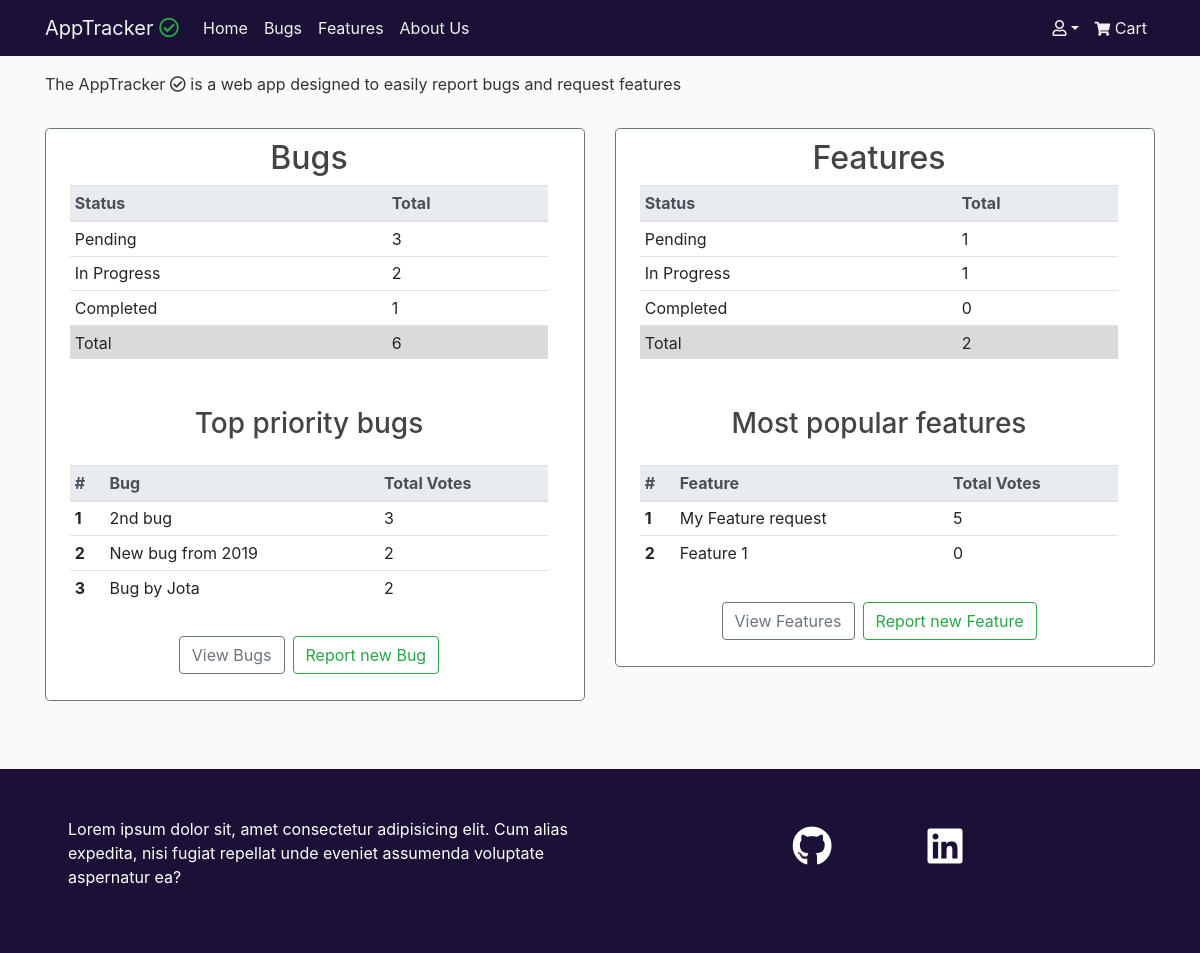
The page / on the database its author committed.
### tickets/models.py (models this page shows, shortened)
class Ticket(models.Model):
    STATUS = (
        ('In Progress', 'In Progress'),
        ('Completed', 'Completed'),
        ('Pending', 'Pending')
    )
    ISSUE = (
        ('Bug', 'Bug'),
        ('Feature', 'Feature')
    )
    title = models.CharField(max_length=75)
    description = models.TextField()
    date_posted = models.DateTimeField(default=timezone.now)
    username = models.ForeignKey(User, on_delete=models.CASCADE)
    status = models.CharField(max_length=20, choices=STATUS,default='Pending')
    issue = models.CharField(max_length=20, choices=ISSUE, default='Bug')
    upvotes = models.PositiveIntegerField(default=0)
    views = models.PositiveIntegerField(default=0)

### accounts/views.py (the view)
# urls.py: path('', index, name='index'),
def index(request):
    total_bugs = Ticket.objects.filter(issue='Bug').count()
    total_bugs_in_progress = Ticket.objects.filter(issue='Bug', status='In Progress').count()
    total_bugs_pending = Ticket.objects.filter(issue='Bug', status='Pending').count()
    total_bugs_completed = Ticket.objects.filter(issue='Bug', status='Completed').count()
    top_voted_bugs = Ticket.objects.filter(issue='Bug').order_by('-upvotes')[:3]
    total_features = Ticket.objects.filter(issue='Feature').count()
    total_features_in_progress = Ticket.objects.filter(issue='Feature', status='In Progress').count()
    total_features_pending = Ticket.objects.filter(issue='Feature', status='Pending').count()
    total_features_completed = Ticket.objects.filter(issue='Feature', status='Completed').count()
    top_voted_features = Ticket.objects.filter(issue='Feature').order_by('-upvotes')[:3]
    context = {
        'total_bugs': total_bugs,
        'total_bugs_in_progress': total_bugs_in_progress,
        'total_bugs_pending': total_bugs_pending,
        'total_bugs_completed': total_bugs_completed,
        'top_voted_bugs': top_voted_bugs,
        'total_features': total_features,
        'total_features_in_progress': total_features_in_progress,
        'total_features_pending': total_features_pending,
        'total_features_completed': total_features_completed,
        'top_voted_features': top_voted_features,
    }
    return render(request, 'accounts/index.html', context)

### cart/context.py (called while the page is built, shortened)
def cart_contents(request):
    price = 10
    total = 0
    tickets_count = 0
    cart = request.session.get('cart', {})
    cart_items = []
    upvote_list = []
    return {'tickets_count': tickets_count,
            'cart_items': cart_items,
            'total': total,
            'upvote_list': upvote_list}

### accounts/templates/accounts/index.html
{% extends 'base.html' %}
{% block content %}
<p class="my-3">
The AppTracker <i class="far fa-check-circle"></i> is a web app designed to easily report bugs and request features
</p>
    <div class="row">
        <article class="col-12 col-md-6 mx-auto mt-3">
            <div class="border border-secondary rounded-lg pl-2 content-area">
                <div class="row justify-content-center">
                    <h2>Bugs</h2>
                </div>
                <div class="px-3 mx-auto">
                    <table class="table table-hover table-sm">
                        <thead class="thead-light">
                            <tr>
                                <th scope="col">Status</th>
                                <th scope="col">Total</th>
                            </tr>
                        </thead>
                        <tbody>
                            <tr>
                                <td>Pending</td>
                                <td>{{ total_bugs_pending }}</td>
                            </tr>
                            <tr>
                                <td>In Progress</td>
                                <td>{{ total_bugs_in_progress }}</td>
                            </tr>
                            <tr>
                                <td>Completed</td>
                                <td>{{ total_bugs_completed }}</td>
                            </tr>
                            <tr class="table-active">
                                <td>Total</td>
                                <td>{{ total_bugs }}</td>
                            </tr>
                        </tbody>
                    </table>
                </div>
                <div class="row justify-content-center px-3 mx-2 mt-5 mb-3">
                    <h3>Top priority bugs</h3>
                </div>
                <div class="px-3 mx-auto">
                    <table class="table table-hover table-sm">
                        <thead class="thead-light">
                            <tr>
                                <th scope="col">#</th>
                                <th scope="col">Bug</th>
                                <th scope="col">Total Votes</th>
                            </tr>
                        </thead>
                        <tbody>
                            {% for bug in top_voted_bugs.all %}
                            <tr>
                                <th scope="row">{{ forloop.counter }}</th>
                                <td class="text-wrap">{{ bug.title|truncatechars_html:40 }}</td>
                                <td>{{ bug.upvotes }}</td>
                            </tr>
                            {% endfor %}
                        </tbody>
                    </table>
                </div>
                <div class="row justify-content-center my-2 pt-3 pb-2">
                    <a class="btn btn-outline-secondary mx-1" href="{% url 'tickets:bugs' %}">View Bugs</a>
                    <a class="btn btn-outline-success mx-1" href="{% url 'tickets:new_ticket' %}">Report new Bug</a>
                </div>
            </div>
        </article>
        <article class="col-12 col-md-6 mx-auto mt-3">
            <div class="border border-secondary rounded-lg pl-2 content-area">
                <div class="row justify-content-center">
                    <h2>Features</h2>
                </div>
                <div class="px-3 mx-auto">
                    <table class="table table-hover table-sm">
                        <thead class="thead-light">
                            <tr>
                                <th scope="col">Status</th>
                                <th scope="col">Total</th>
                            </tr>
                        </thead>
                        <tbody>
                            <tr>
                                <td>Pending</td>
                                <td>{{ total_features_pending }}</td>
                            </tr>
                            <tr>
                                <td>In Progress</td>
                                <td>{{ total_features_in_progress }}</td>
                            </tr>
                            <tr>
                                <td>Completed</td>
                                <td>{{ total_features_completed }}</td>
                            </tr>
                            <tr class="table-active">
                                <td>Total</td>
                                <td>{{ total_features }}</td>
                            </tr>
                        </tbody>
                    </table>
                </div>
                <div class="row justify-content-center px-3 mx-2 mt-5 mb-3">
                    <h3>Most popular features</h3>
                </div>
                <div class="px-3 mx-auto">
                    <table class="table table-hover table-sm">
                        <thead class="thead-light">
                            <tr>
                                <th scope="col">#</th>
                                <th scope="col">Feature</th>
                                <th scope="col">Total Votes</th>
                            </tr>
                        </thead>
                        <tbody>
                            {% for feature in top_voted_features.all %}
                            <tr>
                                <th scope="row">{{ forloop.counter }}</th>
                                <td class="text-wrap">{{ feature.title|truncatechars_html:40 }}</td>
                                <td>{{ feature.upvotes }}</td>
                            </tr>
                            {% endfor %}
                        </tbody>
                    </table>
                </div>
                <div class="row justify-content-center my-2 pt-3 pb-2">
                    <a class="btn btn-outline-secondary mx-1" href="{% url 'tickets:features' %}">View Features</a>
                    <a class="btn btn-outline-success mx-1" href="{% url 'tickets:new_ticket' %}">Report new Feature</a>
                </div>
            </div>
        </article>
    </div>
{% endblock %}

### static/css/style.css (style rules this page uses)
body { background: #fafafa; color: #333333; }
.content-area { background: #ffffff; padding: 10px 20px; margin-bottom: 20px; }
h1, h2, h3, h4, h5, h6 { color: #444444; }
a { color: #444444; }
a, a:hover { text-decoration: none; }

### rows shown on the page
Ticket: title "2nd bug", upvotes "3"
Ticket: title "New bug from 2019", upvotes "2"
Ticket: title "Bug by Jota", upvotes "2"
Ticket: title "My Feature request", upvotes "5"
Ticket: title "Feature 1", upvotes "0"

### other values the page prints
{{ total_bugs_pending }} "3"
{{ total_bugs_in_progress }} "2"
{{ total_bugs_completed }} "1"
{{ total_bugs }} "6"
{{ total_features_pending }} "1"
{{ total_features_in_progress }} "1"
{{ total_features_completed }} "0"
{{ total_features }} "2"
